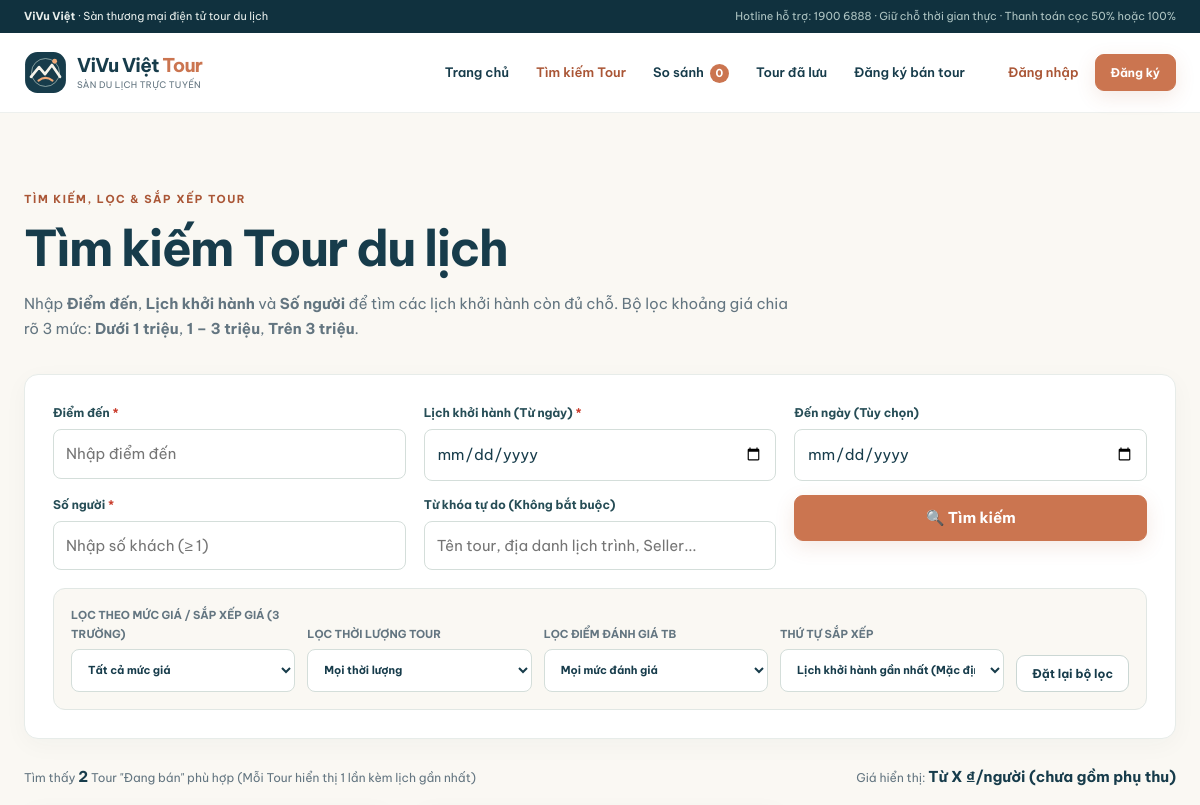
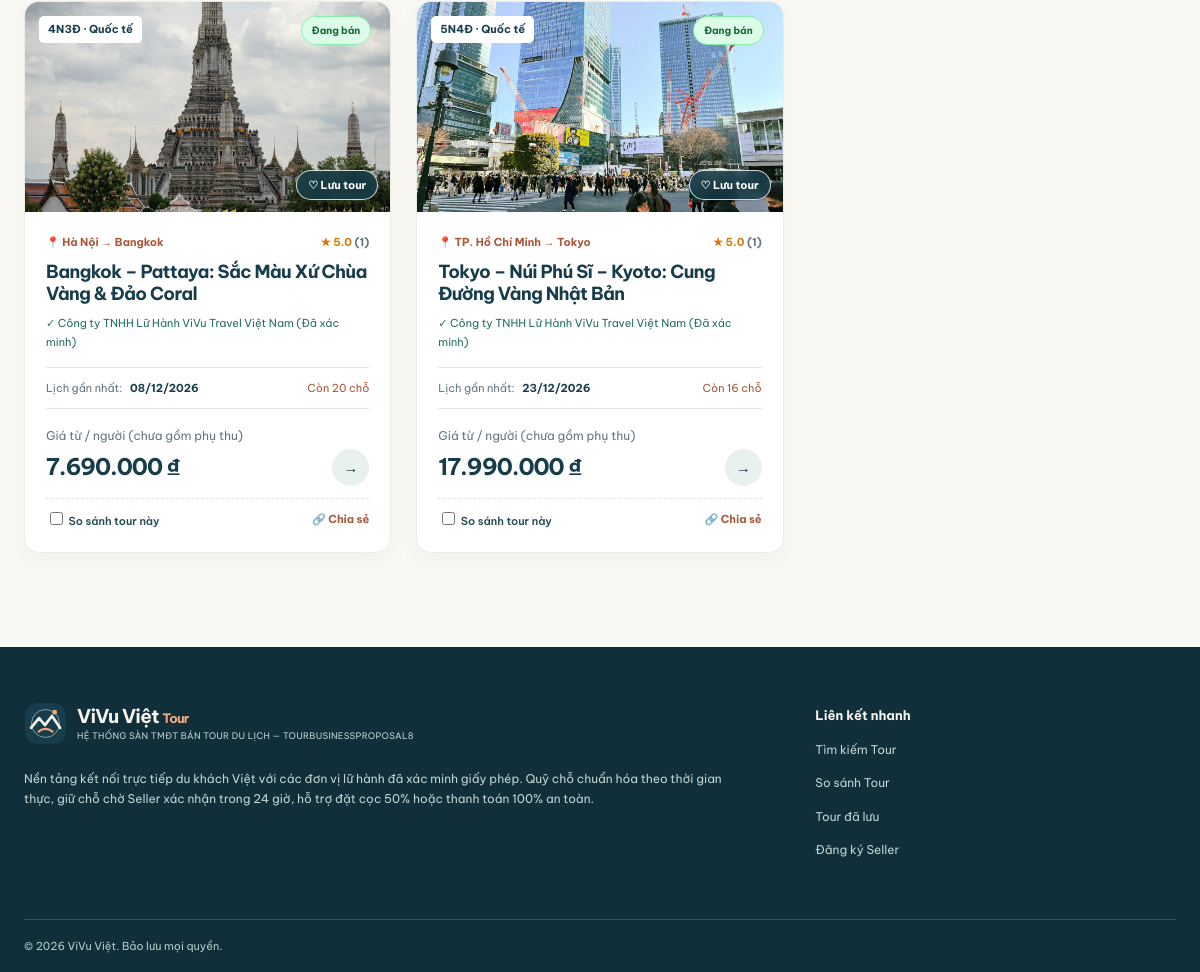
/index.php?page=tours, run on the app's committed database (2 pictures, top to bottom).
### tables this page shows
CREATE TABLE tours (
  id BIGINT UNSIGNED AUTO_INCREMENT PRIMARY KEY,
  code VARCHAR(32) NULL,
  seller_id BIGINT UNSIGNED NOT NULL,
  title VARCHAR(255) NOT NULL,
  destination VARCHAR(120) NOT NULL,
  origin VARCHAR(120) NOT NULL,
  days TINYINT UNSIGNED NOT NULL,
  nights TINYINT UNSIGNED NOT NULL,
  description TEXT NOT NULL,
  itinerary TEXT NOT NULL,
  included TEXT NOT NULL,
  excluded TEXT NOT NULL,
  pickup VARCHAR(255) NOT NULL,
  transport VARCHAR(100) NOT NULL,
  accommodation VARCHAR(180) NOT NULL,
  required_documents VARCHAR(255) NOT NULL DEFAULT '',
  cancellation_policy VARCHAR(160) NOT NULL,
  is_international TINYINT(1) NOT NULL DEFAULT 0,
  base_price INT UNSIGNED NOT NULL,
  surcharge_per_person INT UNSIGNED NOT NULL DEFAULT 0,
  surcharge_label VARCHAR(120) NOT NULL DEFAULT 'Phụ thu bắt buộc',
  image_path VARCHAR(255) NOT NULL,
  gallery_json TEXT NULL,
  status ENUM('draft','pending','approved','selling','rejected','paused') NOT NULL DEFAULT 'draft',
  pending_payload JSON NULL,
  rejection_reason TEXT NULL,
  created_at DATETIME NOT NULL DEFAULT CURRENT_TIMESTAMP,
  updated_at DATETIME NOT NULL DEFAULT CURRENT_TIMESTAMP ON UPDATE CURRENT_TIMESTAMP,
  FOREIGN KEY (seller_id) REFERENCES sellers(id) ON DELETE CASCADE,
  INDEX idx_tour_status_dest (status, destination)
);

CREATE TABLE sellers (
  id BIGINT UNSIGNED AUTO_INCREMENT PRIMARY KEY,
  user_id BIGINT UNSIGNED NOT NULL UNIQUE,
  company_name VARCHAR(190) NOT NULL,
  tax_code VARCHAR(30) NOT NULL UNIQUE,
  address VARCHAR(255) NOT NULL,
  representative VARCHAR(160) NOT NULL,
  phone VARCHAR(25) NOT NULL,
  travel_type ENUM('domestic','international') NOT NULL,
  business_license VARCHAR(255) NOT NULL,
  travel_license VARCHAR(255) NOT NULL,
  status ENUM('pending','verified','rejected') NOT NULL DEFAULT 'pending',
  rejection_reason TEXT NULL,
  created_at DATETIME NOT NULL DEFAULT CURRENT_TIMESTAMP,
  FOREIGN KEY (user_id) REFERENCES users(id) ON DELETE CASCADE
);

### pages.php (the view, shortened to what the rows shown need)
<?php
require_once __DIR__ . '/config.php';
function render_header(string $activePage = 'home'): void {
    ?>
<!DOCTYPE html>
<html lang="vi">
<head>
  <link rel="stylesheet" href="assets/fonts.css">
  <link rel="stylesheet" href="assets/style.css">
</head>
<body>
<?php
}
function render_footer(): void {
    ?>
</body>
</html>
<?php
}
    ?>
    <?php
function render_tour_card(array $t, array $savedIds = []): void {
    $tourId = (int)$t['id'];
    $rating = tour_rating_summary($tourId);
    $isSaved = in_array($tourId, $savedIds, true);
    $isSelling = $t['status'] === 'selling';
    $nearDate = $t['nearest_date'] ?? null;
    $nearPrice = (int)($t['nearest_price'] ?? $t['base_price']);
    $nearRem = (int)($t['nearest_remaining'] ?? 0);
    ?>
    <article class="tour-card <?= !$isSelling ? 'tour-card-unavailable' : '' ?>">
      <div class="photo">
        <a href="<?= h(url('tour', ['id' => $tourId])) ?>">
          <img src="<?= h($t['image_path']) ?>" alt="<?= h($t['title']) ?>">
        </a>
        <span class="photo-tag"><?= h($t['days']) ?>N<?= h($t['nights']) ?>Đ · <?= $t['is_international'] ? 'Quốc tế' : 'Trong nước' ?></span>
        <div class="card-status-badge"><?= badge($t['status']) ?></div>
        <form method="post" action="index.php" class="save-tour-form">
          <button type="submit" class="save-heart-btn <?= $isSaved ? 'saved' : '' ?>" title="<?= $isSaved ? 'Bỏ lưu tour' : 'Lưu tour quan tâm' ?>">
            <?= $isSaved ? '♥ Đã lưu' : '♡ Lưu tour' ?>
          </button>
        </form>
      </div>
      <div class="card-body">
        <div class="card-meta">
          📍 <?= h($t['origin']) ?> → <?= h($t['destination']) ?>
          <span style="float:right">
            <?php if ($rating['count'] > 0): ?>
              <b style="color:#d97706">★ <?= number_format((float)$rating['avg'], 1) ?></b> (<?= $rating['count'] ?>)
            <?php else: ?>
              <em>Chưa có đánh giá</em>
            <?php endif; ?>
          </span>
        </div>
        <h3><a href="<?= h(url('tour', ['id' => $tourId])) ?>"><?= h($t['title']) ?></a></h3>
        <div class="seller-line">✓ <?= h($t['company_name']) ?> (Đã xác minh)</div>
        <div class="card-departure">
          <?php if ($isSelling && $nearDate): ?>
            Lịch gần nhất: <b><?= day($nearDate) ?></b>
            <span>Còn <?= $nearRem ?> chỗ</span>
          <?php else: ?>
            <b style="color:#a04436">Hiện không có lịch mở bán</b>
            <span>Không khả dụng</span>
          <?php endif; ?>
        </div>
        <div class="card-bottom">
          <div>
            <small>Giá từ / người (chưa gồm phụ thu)</small>
            <strong><?= money($nearPrice) ?></strong>
          </div>
          <a href="<?= h(url('tour', ['id' => $tourId])) ?>" class="round-arrow" title="Xem chi tiết Tour">→</a>
        </div>
        <div class="card-actions-bar">
          <label class="compare-check">
            <input type="checkbox" class="compare-box" value="<?= $tourId ?>" data-title="<?= h($t['title']) ?>">
            So sánh tour này
          </label>
          <a href="<?= h(url('tour', ['id' => $tourId])) ?>" class="share-mini" data-share-url="<?= h(url('tour', ['id' => $tourId])) ?>">🔗 Chia sẻ</a>
        </div>
      </div>
    </article>
    <?php
}
function render_page(string $page): void {
    $allIds = q("SELECT id FROM tours")->fetchAll(PDO::FETCH_COLUMN);
    foreach ($allIds as $tid) sync_departure_and_tour((int)$tid);
    switch ($page) {
        case 'tours':
            page_tours();
            break;
    }
}
    ?>
    <?php
function page_tours(): void {
    $user = me();
    $savedIds = $user ? saved_tour_ids((int)$user['id']) : [];
    $sort = (string)($_GET['sort'] ?? 'date_asc');
    $searchErrors = [];
    $results = [];
    if (empty($searchErrors)) {
        $tours = q("SELECT t.*, s.company_name
                    FROM tours t JOIN sellers s ON s.id=t.seller_id
                    WHERE t.status='selling' AND s.status='verified'")->fetchAll();
        foreach ($tours as $t) {
            $deps = departure_rows((int)$t['id']);
            $matchingDeps = [];
            foreach ($deps as $d) {
                if ($d['status'] !== 'open' || strtotime($d['cutoff_at']) <= time()) continue;
                $matchingDeps[] = $d;
            }
            if (empty($matchingDeps)) continue;
            $nearest = $matchingDeps[0];
            $t['nearest_date'] = $nearest['start_date'];
            $t['nearest_price'] = (int)$nearest['price_per_person'];
            $t['nearest_remaining'] = (int)$nearest['remaining'];
            $ratingInfo = tour_rating_summary((int)$t['id']);
            $t['avg_rating'] = $ratingInfo['avg'];
            $t['review_count'] = $ratingInfo['count'];
            $results[] = $t;
        }
        usort($results, function (array $a, array $b) use ($sort): int {
            if ($sort === 'price_desc') return $b['nearest_price'] <=> $a['nearest_price'];
            if ($sort === 'price_asc') return $a['nearest_price'] <=> $b['nearest_price'];
            return strcmp((string)$a['nearest_date'], (string)$b['nearest_date']);
        });
    }
    render_header('tours');
    ?>
    <main class="container section">
      <div class="page-intro">
        <h1>Tìm kiếm Tour du lịch</h1>
      </div>
      <?php if (!empty($searchErrors)): ?>
        <div class="empty" style="margin-top:24px;border-color:#c93b2b;background:#fff6f4">
          <h3 style="color:#a44634">⚠ Vui lòng kiểm tra lại thông tin tìm kiếm</h3>
          <p>Vui lòng điền đầy đủ <b>Điểm đến</b>, <b>Lịch khởi hành</b> và <b>Số người</b>, sau đó sửa các thông tin không hợp lệ được đánh dấu bên dưới.</p>
        </div>
      <?php else: ?>
        <div class="card-grid">
          <?php foreach ($results as $t): ?>
            <?php render_tour_card($t, $savedIds); ?>
          <?php endforeach; ?>
        </div>
      <?php endif; ?>
    </main>
    <?php
    render_footer();
}
    ?>

### config.php (shortened to what the rows shown need)
<?php
function db(): PDO {
    static $connection = null;
    if ($connection) return $connection;
    $host = getenv('TOUR_DB_HOST') ?: '127.0.0.1';
    $port = getenv('TOUR_DB_PORT') ?: '3306';
    $name = 'TOURBUSINESSPROPOSAL8';
    $user = getenv('TOUR_DB_USER') ?: 'root';
    $password = getenv('TOUR_DB_PASSWORD') ?: '';
    try {
        $connection = new PDO("mysql:host=$host;port=$port;dbname=$name;charset=utf8mb4", $user, $password, [
            PDO::ATTR_ERRMODE => PDO::ERRMODE_EXCEPTION,
            PDO::ATTR_DEFAULT_FETCH_MODE => PDO::FETCH_ASSOC,
            PDO::ATTR_EMULATE_PREPARES => false,
        ]);
    } catch (PDOException $e) {
        $rootPdo = new PDO("mysql:host=$host;port=$port;charset=utf8mb4", $user, $password, [
            PDO::ATTR_ERRMODE => PDO::ERRMODE_EXCEPTION,
        ]);
        $rootPdo->exec("CREATE DATABASE IF NOT EXISTS `$name` CHARACTER SET utf8mb4 COLLATE utf8mb4_unicode_ci");
        $connection = new PDO("mysql:host=$host;port=$port;dbname=$name;charset=utf8mb4", $user, $password, [
            PDO::ATTR_ERRMODE => PDO::ERRMODE_EXCEPTION,
            PDO::ATTR_DEFAULT_FETCH_MODE => PDO::FETCH_ASSOC,
            PDO::ATTR_EMULATE_PREPARES => false,
        ]);
    }
    $connection->exec("SET time_zone = '+07:00'");
    return $connection;
}
function q(string $sql, array $args = []): PDOStatement {
    $stmt = db()->prepare($sql);
    $stmt->execute($args);
    return $stmt;
}
function h(string|int|float|null $value): string {
    return htmlspecialchars((string)$value, ENT_QUOTES | ENT_SUBSTITUTE, 'UTF-8');
}
function money(int|float $number): string {
    return number_format((float)$number, 0, ',', '.') . ' ₫';
}
function url(string $page = '', array $params = []): string {
    $query = ['page' => $page ?: 'home'] + $params;
    return 'index.php?' . http_build_query($query);
}
function day(?string $date): string {
    return date('d/m/Y', strtotime($date));
}
function badge(string $status): string {
    $map = [
        'draft'          => 'Nháp',
        'pending'        => 'Chờ duyệt',
        'approved'       => 'Đã duyệt',
        'selling'        => 'Đang bán',
        'rejected'       => 'Bị từ chối',
        'paused'         => 'Tạm ngừng / Không mở bán',
        'verified'       => 'Đã xác minh',
        'open'           => 'Mở bán',
        'full'           => 'Hết chỗ',
        'closed'         => 'Đóng bán',
        'cancelled'      => 'Đã hủy',
        'pending_seller' => 'Chờ xác nhận',
        'confirmed'      => 'Đã xác nhận',
        'deposited'      => 'Đã đặt cọc (50%)',
        'paid'           => 'Đã thanh toán (100%)',
        'completed'      => 'Đã hoàn thành',
        'expired'        => 'Hết hạn',
        'incomplete'     => 'Chưa hoàn tất hành khách',
    ];
    return '<span class="badge status-' . h($status) . '">' . h($map[$status] ?? $status) . '</span>';
}
function sync_departure_and_tour(int $tourId): void {
    $deps = q("SELECT d.*,
        COALESCE((SELECT SUM(b.people) FROM bookings b WHERE b.departure_id=d.id AND b.status IN ('pending_seller','confirmed')),0) AS held_seats,
        COALESCE((SELECT SUM(b.people) FROM bookings b WHERE b.departure_id=d.id AND b.status IN ('deposited','paid','completed')),0) AS sold_seats
        FROM departures d WHERE d.tour_id=?", [$tourId])->fetchAll();
    $now = time();
    $hasOpen = false;
    foreach ($deps as $d) {
        $rem = max(0, (int)$d['capacity'] - (int)$d['held_seats'] - (int)$d['sold_seats']);
        $st = $d['status'];
        if (in_array($st, ['open', 'full'], true) && strtotime($d['cutoff_at']) <= $now) {
            $st = 'closed';
            q("UPDATE departures SET status='closed' WHERE id=?", [$d['id']]);
        } elseif ($st === 'open' && $rem === 0) {
            $st = 'full';
            q("UPDATE departures SET status='full' WHERE id=?", [$d['id']]);
        } elseif ($st === 'full' && $rem > 0 && strtotime($d['cutoff_at']) > $now) {
            $st = 'open';
        }
        if ($st === 'open' && $rem > 0 && strtotime($d['cutoff_at']) > $now) {
            $hasOpen = true;
        }
    }
    $tour = q("SELECT id, status FROM tours WHERE id=?", [$tourId])->fetch();
    if ($tour && in_array($tour['status'], ['approved', 'selling'], true)) {
        $target = $hasOpen ? 'selling' : 'approved';
    }
}
function departure_rows(int $tourId): array {
    sync_departure_and_tour($tourId);
    return q("SELECT d.*,
              COALESCE((SELECT SUM(b.people) FROM bookings b WHERE b.departure_id=d.id AND b.status IN ('pending_seller','confirmed')),0) AS held_seats,
              COALESCE((SELECT SUM(b.people) FROM bookings b WHERE b.departure_id=d.id AND b.status IN ('deposited','paid','completed')),0) AS sold_seats,
              GREATEST(0, CAST(d.capacity AS SIGNED) - COALESCE((SELECT SUM(b.people) FROM bookings b WHERE b.departure_id=d.id AND b.status IN ('pending_seller','confirmed','deposited','paid','completed')),0)) AS remaining
              FROM departures d WHERE d.tour_id=? ORDER BY d.start_date ASC", [$tourId])->fetchAll();
}
function tour_rating_summary(int $tourId): array {
    $row = q("SELECT COUNT(*) AS cnt, AVG(rating) AS avg_rating FROM reviews WHERE tour_id=?", [$tourId])->fetch();
    $cnt = (int)($row['cnt'] ?? 0);
    $avg = $cnt > 0 ? round((float)$row['avg_rating'], 1) : null;
    $list = q("SELECT r.*, u.name AS user_name FROM reviews r JOIN users u ON u.id=r.user_id WHERE r.tour_id=? ORDER BY r.created_at DESC", [$tourId])->fetchAll();
    return ['count' => $cnt, 'avg' => $avg, 'reviews' => $list];
}

### data on the page
tours: image_path (picture), days "4", nights "3", is_international "Quốc tế", status "Đang bán", shows "♡ Lưu tour", origin "Hà Nội", destination "Bangkok", avg "5.0", count "1", title "Bangkok – Pattaya: Sắc Màu Xứ Chùa Vàng & Đảo Coral", seller.company_name "Công ty TNHH Lữ Hành ViVu Travel Việt Nam", nearDate "08/12/2026", nearRem "20", base_price "7.690.000 ₫"
tours: image_path (picture), days "5", nights "4", is_international "Quốc tế", status "Đang bán", shows "♡ Lưu tour", origin "TP. Hồ Chí Minh", destination "Tokyo", avg "5.0", count "1", title "Tokyo – Núi Phú Sĩ – Kyoto: Cung Đường Vàng Nhật Bản", seller.company_name "Công ty TNHH Lữ Hành ViVu Travel Việt Nam", nearDate "23/12/2026", nearRem "16", base_price "17.990.000 ₫"

### other printed values
APP_NAME "ViVu Việt"
count($results) "2"
APP_DIR "TOURBUSINESSPROPOSAL8"
